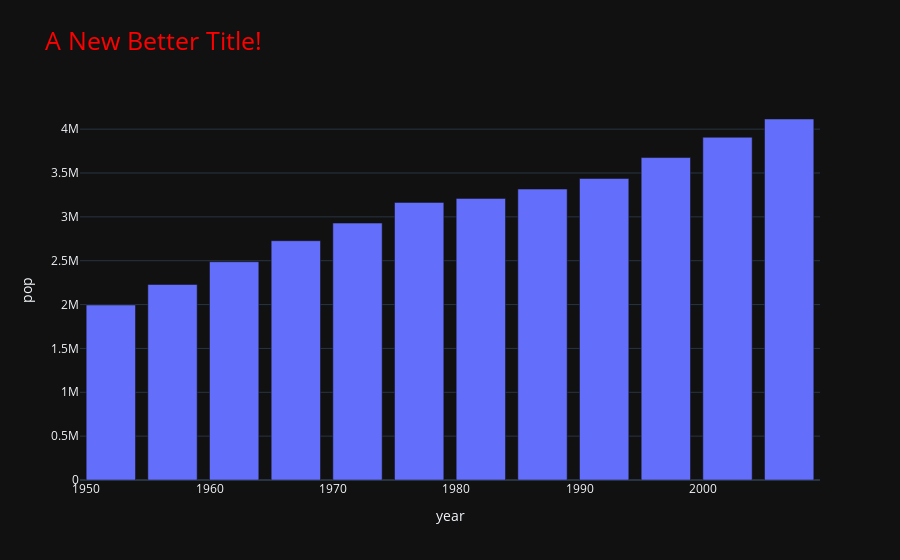

Notebook source saved alongside this figure:
### Code cell
fig.update_layout(template='plotly_dark')
fig.show()

### Figure 1 — Plotly figure (JSON) as saved in the notebook; plotly's stock layout.template omitted (floating-point values rounded to 4 significant figures)
{"data": [{"alignmentgroup": "True", "hovertemplate": "year=%{x}<br>pop=%{y}<extra></extra>", "legendgroup": "", "marker": {"color": "#636efa", "pattern": {"shape": ""}}, "name": "", "offsetgroup": "", "orientation": "v", "showlegend": false, "textposition": "auto", "type": "bar", "x": [1952, 1957, 1962, 1967, 1972, 1977, 1982, 1987, 1992, 1997, 2002, 2007], "xaxis": "x", "y": [1994794, 2229407, 2488550, 2728150, 2929100, 3164900, 3210650, 3317166, 3437674, 3676187, 3908037, 4115771], "yaxis": "y"}], "layout": {"barmode": "relative", "legend": {"tracegroupgap": 0}, "title": {"font": {"color": "red", "size": 25}, "text": "A New Better Title!"}, "xaxis": {"anchor": "y", "domain": [0, 1], "title": {"text": "year"}}, "yaxis": {"anchor": "x", "domain": [0, 1], "title": {"text": "pop"}}}}
